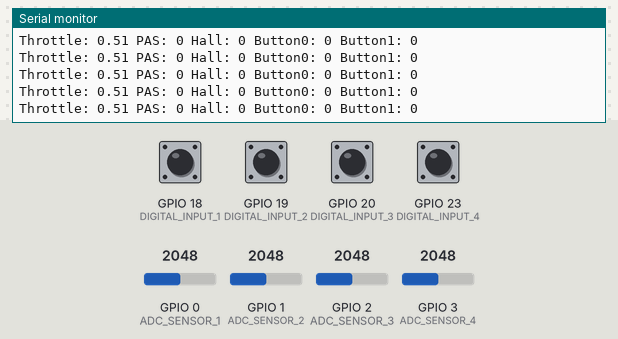
A sketch run on a simulated ESP32-C6. Parts: the last lines printed to the serial monitor. The inputs (shaded band) are chosen by the test bench; at power-on: GPIO 18 (DIGITAL_INPUT_1), GPIO 19 (DIGITAL_INPUT_2), GPIO 20 (DIGITAL_INPUT_3), GPIO 23 (DIGITAL_INPUT_4) HIGH, GPIO 0 (ADC_SENSOR_1) = 2048, GPIO 1 (ADC_SENSOR_2) = 2048, GPIO 2 (ADC_SENSOR_3) = 2048, GPIO 3 (ADC_SENSOR_4) = 2048.

Above: at 1.2 s.
1.3 s: GPIO 0 (ADC_SENSOR_1) set to 2866
At 1.32 s:
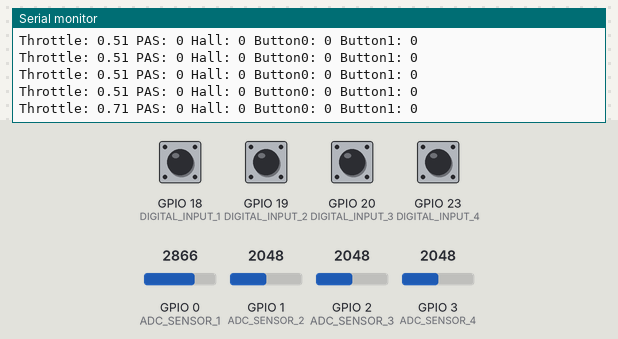
2.8 s: GPIO 19 (DIGITAL_INPUT_2) pulled LOW for 0.15 s
At 2.84 s:
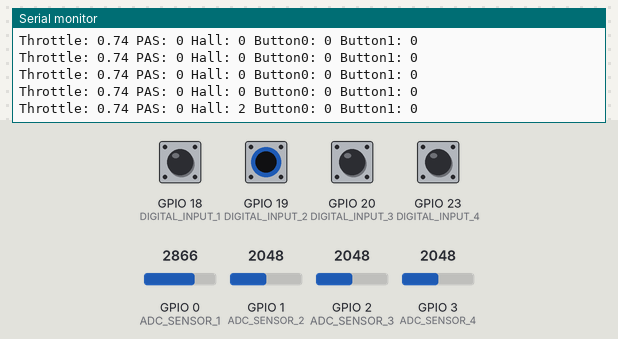
4.4 s: GPIO 20 (DIGITAL_INPUT_3) pulled LOW for 0.15 s
6.0 s: GPIO 23 (DIGITAL_INPUT_4) pulled LOW for 0.15 s
At 6.09 s:
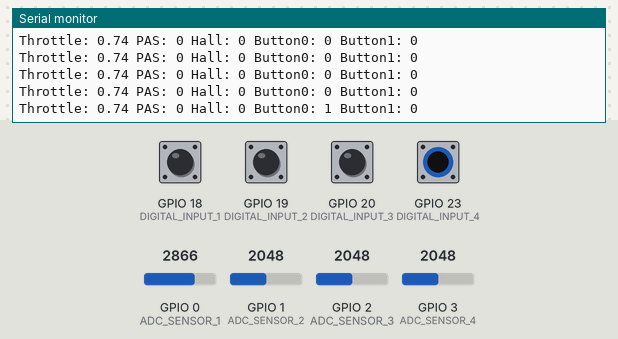
7.6 s: GPIO 0 (ADC_SENSOR_1) set to 3840
At 7.6 s:
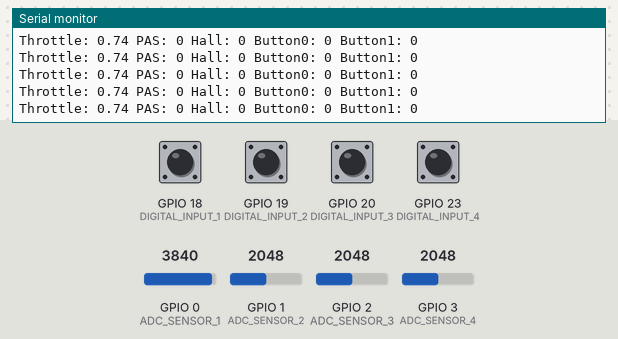
9.1 s: GPIO 19 (DIGITAL_INPUT_2) pulled LOW for 1 s
At 9.13 s:
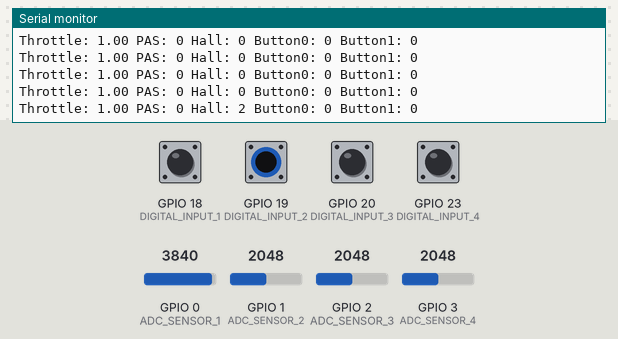
Timing chart, 0 to 12.1 s (numbered marks = the images above; inputs shaded):
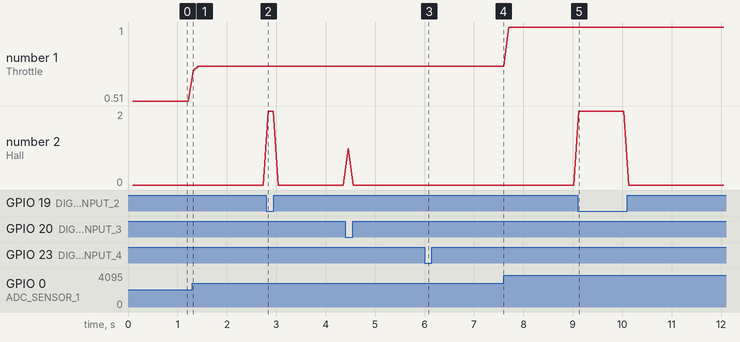

The sketch:

a2b-display.ino
```cpp
#include "controller.h"

Controller controller;

void setup() {
    controller.begin();
}

void loop() {
    controller.update();
}
```

controller.cpp
```cpp
#include "controller.h"

void Controller::begin() {
    sensors.begin();
    display.begin();
}

void Controller::update() {
    sensors.read(raw);
    sensors.process(raw, throttle, pasActive, hallState, buttons);

    // Anzeige/Serielle Ausgabe nur alle displayUpdateInterval ms
    unsigned long now = millis();
    if (now - lastDisplayUpdate > displayUpdateInterval) {
        display.showStatus(throttle, pasActive, hallState, buttons);
        lastDisplayUpdate = now;
    }

    // Hier später: CAN-Kommunikation, Motorsteuerung, etc.
}
```

controller.h
```cpp
#pragma once
#include "sensors.h"
#include "display.h"

class Controller {
public:
    void begin();
    void update();

private:
    Sensors sensors;
    Display display;

    // Daten für Status
    SensorReadings raw;
    float throttle = 0;
    bool pasActive = false;
    uint8_t hallState = 0;
    bool buttons[2] = {false};

    // Timer für Anzeige/Serielle Ausgabe
    unsigned long lastDisplayUpdate = 0;
    const unsigned long displayUpdateInterval = 100; // ms
};
```

display.cpp
```cpp
#include "display.h"
#include "pinout.h"
// #include <Adafruit_GFX.h> // Replace with real driver for your display
// #include <Waveshare_1_47.h> // Placeholder

void Display::begin() {
    // Initialize display hardware here
    // display.begin();
}

void Display::showStatus(float throttle, bool pasActive, uint8_t hallState, bool buttons[2]) {
    // Replace with your display drawing routines
    Serial.print("Throttle: "); Serial.print(throttle, 2);
    Serial.print(" PAS: "); Serial.print(pasActive);
    Serial.print(" Hall: "); Serial.print(hallState);
    Serial.print(" Button0: "); Serial.print(buttons[0]);
    Serial.print(" Button1: "); Serial.println(buttons[1]);
}
```

display.h
```cpp
#pragma once
#include <Arduino.h>

class Display {
public:
    void begin();
    void showStatus(float throttle, bool pasActive, uint8_t hallState, bool buttons[2]);
};
```

main.cpp
```cpp
#include "controller.h"

Controller controller;

void setup() {
    controller.begin();
}

void loop() {
    controller.update();
}
```

pinout.h
```cpp
#pragma once
// Pinbelegung für Waveshare ESP32-C6 LCD 1.47"

// --- LCD (ST7789 / SPI) ---
#define LCD_DIN    6   // IO6  - LCD DIN
#define LCD_CLK    7   // IO7  - LCD CLK
#define LCD_CS     14  // IO14 - LCD Chip Select
#define LCD_DC     15  // IO15 - Data/Command
#define LCD_RST    21  // IO21 - Reset
#define LCD_BL     22  // IO22 - Backlight (PWM möglich!!!)

// --- UART ---
#define UART_TX    17  // TXD
#define UART_RX    16  // RXD

// --- Besondere GPIOs laut Board-Pinout ---
#define PIN_BOOT   9   // IO9  - Boot/Download
#define PIN_RGB    8   // IO8  - On-board RGB LED
#define PIN_USB_N  12  // IO12 - USB D-
#define PIN_USB_P  13  // IO13 - USB D+

// --- Analog Inputs (ADC) ---
#define ADC_SENSOR_1  0   // USER_GPIO1 (IO0)
#define ADC_SENSOR_2  1   // USER_GPIO2 (IO1)
#define ADC_SENSOR_3  2   // USER_GPIO3 (IO2)
#define ADC_SENSOR_4  3   // USER_GPIO4 (IO3)

// --- Digital Inputs ---
#define DIGITAL_INPUT_1  18  // USER_GPIO6 (IO18)
#define DIGITAL_INPUT_2  19  // USER_GPIO7 (IO19)
#define DIGITAL_INPUT_3  20  // USER_GPIO8 (IO20)
#define DIGITAL_INPUT_4  23  // USER_GPIO9 (IO23)
```

sensors.cpp
```cpp
#include "sensors.h"
#include "pinout.h"

// Einstellungen für Gasgriff-Kalibrierung und -Verhalten
const int GAS_ADC_MIN = 200;    // Kalibrierter Minimalwert (anpassen!)
const int GAS_ADC_MAX = 3800;   // Kalibrierter Maximalwert (anpassen!)
const float GAS_DEADZONE_LOW  = 0.05f;  // 5% Totweg unten
const float GAS_DEADZONE_HIGH = 0.02f;  // 2% Totweg oben
const float GAS_SMOOTH_ALPHA  = 0.15f;  // Glättungsfaktor (0.0 - 1.0), kleiner = mehr Glättung

static float smoothedThrottle = 0.0f;   // Persistenter Wert für EMA (Signalglättung)
volatile uint32_t pasTickCount = 0;     // Für PAS-Impulse (Interrupt)
uint32_t getPasTickCount() {
  return pasTickCount;
}

// PAS-Interrupt-Handler
void IRAM_ATTR pasInterruptHandler() {
    pasTickCount += 1;
}

float processThrottle(uint16_t raw) {
    // 1. Mapping auf 0..1 (normiert)
    float mapped = (float)(raw - GAS_ADC_MIN) / (float)(GAS_ADC_MAX - GAS_ADC_MIN);
    mapped = constrain(mapped, 0.0f, 1.0f);

    // 2. Totweg unten
    if (mapped < GAS_DEADZONE_LOW) mapped = 0.0f;
    // 3. Totweg oben
    if (mapped > (1.0f - GAS_DEADZONE_HIGH)) mapped = 1.0f;

    // 4. Signalglättung (Exponentieller gleitender Mittelwert)
    smoothedThrottle = (GAS_SMOOTH_ALPHA * mapped) + (1.0f - GAS_SMOOTH_ALPHA) * smoothedThrottle;
    return smoothedThrottle;
}

void Sensors::begin() {
    // Analoge Sensoren initialisieren
    pinMode(ADC_SENSOR_1, INPUT);
    pinMode(ADC_SENSOR_2, INPUT);
    pinMode(ADC_SENSOR_3, INPUT);
    pinMode(ADC_SENSOR_4, INPUT);

    // Digitale Eingänge initialisieren
    pinMode(DIGITAL_INPUT_1, INPUT_PULLUP);
    pinMode(DIGITAL_INPUT_2, INPUT_PULLUP);
    pinMode(DIGITAL_INPUT_3, INPUT_PULLUP);
    pinMode(DIGITAL_INPUT_4, INPUT_PULLUP);

    // PAS Interrupt einrichten (z.B. DIGITAL_INPUT_1)
    attachInterrupt(digitalPinToInterrupt(DIGITAL_INPUT_1), pasInterruptHandler, RISING);
}

void Sensors::read(SensorReadings &data) {
    data.analog[0] = analogRead(ADC_SENSOR_1);
    data.analog[1] = analogRead(ADC_SENSOR_2);
    data.analog[2] = analogRead(ADC_SENSOR_3);
    data.analog[3] = analogRead(ADC_SENSOR_4);

    data.digital[0] = !digitalRead(DIGITAL_INPUT_1);
    data.digital[1] = !digitalRead(DIGITAL_INPUT_2);
    data.digital[2] = !digitalRead(DIGITAL_INPUT_3);
    data.digital[3] = !digitalRead(DIGITAL_INPUT_4);
}


void Sensors::process(const SensorReadings &raw, float &throttle, bool &pasActive, uint8_t &hallState, bool buttons[2]) {
    throttle = processThrottle(raw.analog[0]);

    // PAS-Status: aktiv, wenn seit letztem Aufruf ein Impuls kam
    static uint32_t lastPasTickCount = 0;
    uint32_t currentPasTickCount = getPasTickCount();
    pasActive = (currentPasTickCount != lastPasTickCount);
    lastPasTickCount = currentPasTickCount;

    // Hall-Sensoren (z.B. digitale Eingänge 2+3)
    hallState = (raw.digital[1] << 1) | raw.digital[2];

    // Buttons (z.B. digital 4, zweiter Platz für Erweiterungen)
    buttons[0] = raw.digital[3];
    buttons[1] = false; // Erweiterbar für weiteren Button
}
```

sensors.h
```cpp
#pragma once
#include <Arduino.h>

struct SensorReadings {
    uint16_t analog[4];
    bool digital[4];
};

class Sensors {
public:
    void begin();
    void read(SensorReadings &data);
    void process(const SensorReadings &raw, float &throttle, bool &pasActive, uint8_t &hallState, bool buttons[2]);
};

uint32_t getPasTickCount();
```

Measured:
- after the input at 1.3 s, the serial monitor: prints a new line at once (image 1)
- after the input at 2.8 s, the serial monitor: prints a new line at once (image 2)
- after the input at 6.0 s, the serial monitor: prints a new line after 0.08 s (image 3)
- after the input at 9.1 s, the serial monitor: prints a new line at once (image 5)
- plotted number 1: 0.51 → 0.74 after the input at 1.3 s
